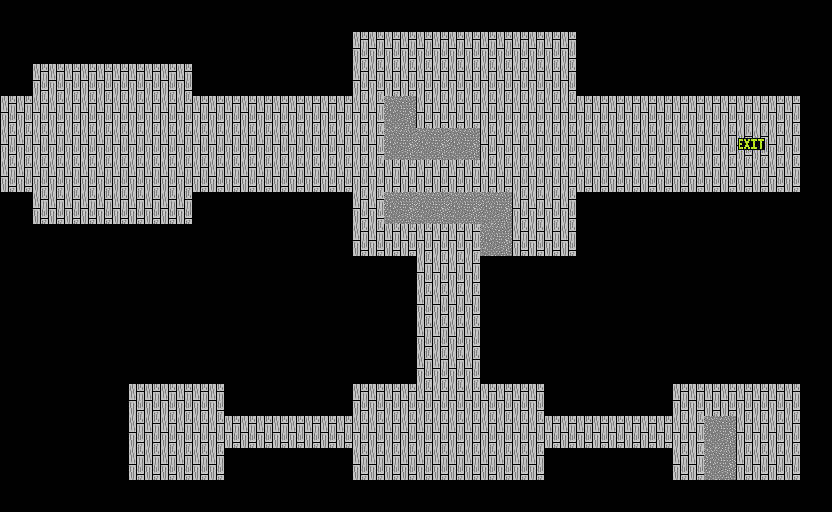

The image is a tile-based game level rendered from a .tmx file. Its description and complete source (layers, tilesets, objects, tile grids) follow:
An orthogonal 26x16 tile map with 32x32 px tiles, 2 tile layers (Floor, Static_Obsticles), 1 hidden layer not drawn and 3 objects (spwn, exit, Block).

<map version="1.10" tiledversion="1.11.0" orientation="orthogonal" renderorder="right-down" width="26" height="16" tilewidth="32" tileheight="32" infinite="0" nextlayerid="8" nextobjectid="23">
 <tileset firstgid="1" source="TileMaps/Basic_Tiles.tsx" />
 <objectgroup id="7" name="Interact" class="obj">
  <properties>
   <property name="interact" type="bool" value="true" />
  </properties>
 </objectgroup>
 <objectgroup id="4" name="Lvl_Data" class="obj">
  <object id="1" name="spwn" x="42.847" y="143.536">
   <point />
  </object>
  <object id="13" name="exit" type="exit" x="736.167" y="96.167" width="5.6667" height="95.6667">
   <properties>
    <property name="delta_index" type="int" value="0" />
   </properties>
  </object>
 </objectgroup>
 <layer id="1" name="Floor" class="ground" width="26" height="16">
  <data encoding="csv">
0,0,0,0,0,0,0,0,0,0,0,0,0,0,0,0,0,0,0,0,0,0,0,0,0,0,
0,0,0,0,0,0,0,0,0,0,0,1,1,1,1,1,1,1,0,0,0,0,0,0,0,0,
0,1,1,1,1,1,0,0,0,0,0,1,1,1,1,1,1,1,0,0,0,0,0,0,0,0,
1,1,1,1,1,1,1,1,1,1,1,1,1,1,1,1,1,1,1,1,1,1,1,1,1,0,
1,1,1,1,1,1,1,1,1,1,1,1,1,1,1,1,1,1,1,1,1,1,1,1,1,0,
1,1,1,1,1,1,1,1,1,1,1,1,1,1,1,1,1,1,1,1,1,1,1,1,1,0,
0,1,1,1,1,1,0,0,0,0,0,1,1,1,1,1,1,1,0,0,0,0,0,0,0,0,
0,0,0,0,0,0,0,0,0,0,0,1,1,1,1,1,1,1,0,0,0,0,0,0,0,0,
0,0,0,0,0,0,0,0,0,0,0,0,0,1,1,0,0,0,0,0,0,0,0,0,0,0,
0,0,0,0,0,0,0,0,0,0,0,0,0,1,1,0,0,0,0,0,0,0,0,0,0,0,
0,0,0,0,0,0,0,0,0,0,0,0,0,1,1,0,0,0,0,0,0,0,0,0,0,0,
0,0,0,0,0,0,0,0,0,0,0,0,0,1,1,0,0,0,0,0,0,0,0,0,0,0,
0,0,0,0,1,1,1,0,0,0,0,1,1,1,1,1,1,0,0,0,0,1,1,1,1,0,
0,0,0,0,1,1,1,1,1,1,1,1,1,1,1,1,1,1,1,1,1,1,1,1,1,0,
0,0,0,0,1,1,1,0,0,0,0,1,1,1,1,1,1,0,0,0,0,1,1,1,1,0,
0,0,0,0,0,0,0,0,0,0,0,0,0,0,0,0,0,0,0,0,0,0,0,0,0,0
</data>
 </layer>
 <objectgroup id="2" name="Functional" class="obj">
  <object id="21" name="Block" x="0" y="96.25" width="6.75" height="95.75">
   <properties>
    <property name="collide" type="bool" value="true" />
   </properties>
  </object>
 </objectgroup>
 <layer id="3" name="Static_Obsticles" class="collision" width="26" height="16">
  <data encoding="csv">
0,0,0,0,0,0,0,0,0,0,13,13,13,13,13,13,13,13,13,0,0,0,0,0,0,0,
13,13,13,13,13,13,13,0,0,0,13,0,0,0,0,0,0,0,13,0,0,0,0,0,0,0,
13,0,0,0,0,0,13,13,13,13,13,0,0,0,0,0,0,0,13,13,13,13,13,13,13,13,
0,0,0,0,0,0,0,0,0,0,0,0,6,0,0,0,0,0,0,0,0,0,0,0,0,13,
0,0,0,0,0,0,0,0,0,0,0,0,6,6,6,0,0,0,0,0,0,0,0,11,0,13,
0,0,0,0,0,0,0,0,0,0,0,0,0,0,0,0,0,0,0,0,0,0,0,0,0,13,
13,0,0,0,0,0,13,13,13,13,13,0,6,6,6,6,0,0,13,13,13,13,13,13,13,13,
13,13,13,13,13,13,13,0,0,0,13,0,0,0,0,6,0,0,13,0,0,0,0,0,0,0,
0,0,0,0,0,0,0,0,0,0,13,13,13,0,0,13,13,13,13,0,0,0,0,0,0,0,
0,0,0,0,0,0,0,0,0,0,0,0,13,0,0,13,0,0,0,0,0,0,0,0,0,0,
0,0,0,0,0,0,0,0,0,0,0,0,13,0,0,13,0,0,0,0,0,0,0,0,0,0,
0,0,0,13,13,13,13,13,0,0,13,13,13,0,0,13,13,13,0,0,13,13,13,13,13,13,
0,0,0,13,0,0,0,13,13,13,13,0,0,0,0,0,0,13,13,13,13,0,0,0,0,13,
0,0,0,13,0,0,0,0,0,0,0,0,0,0,0,0,0,0,0,0,0,0,6,0,0,13,
0,0,0,13,0,0,0,13,13,13,13,0,0,0,0,0,0,13,13,13,13,0,6,0,0,13,
0,0,0,13,13,13,13,13,0,0,13,13,13,13,13,13,13,13,0,0,13,13,13,13,13,13
</data>
 </layer>
 <layer id="5" name="Decor" class="decor" width="26" height="16" visible="0">
  <data encoding="csv">
0,0,0,0,0,0,0,0,0,0,0,0,0,0,0,0,0,0,0,0,0,0,0,0,0,0,
0,0,0,0,0,0,0,0,0,0,0,0,0,0,0,0,0,0,0,0,0,0,0,0,0,0,
0,0,0,0,0,0,0,0,0,0,0,0,0,0,0,0,0,0,0,0,0,0,0,0,0,0,
0,0,0,0,0,0,0,0,0,0,0,0,1610612743,0,0,0,0,0,0,0,0,0,0,0,0,0,
0,0,0,0,0,0,0,0,0,0,0,0,0,0,3221225479,0,0,0,0,0,0,0,0,0,0,0,
0,0,0,0,0,0,0,0,0,0,0,0,0,0,0,0,0,0,0,0,0,0,0,0,0,0,
0,0,0,0,0,0,0,0,0,0,0,0,0,0,7,0,0,0,0,0,0,0,0,0,0,0,
0,0,0,0,0,0,0,0,0,0,0,0,0,0,0,0,0,0,0,0,0,0,0,0,0,0,
0,0,0,0,0,0,0,0,0,0,0,0,0,0,0,0,0,0,0,0,0,0,0,0,0,0,
0,0,0,0,0,0,0,0,0,0,0,0,0,0,0,0,0,0,0,0,0,0,0,0,0,0,
0,0,0,0,0,0,0,0,0,0,0,0,0,0,0,0,0,0,0,0,0,0,0,0,0,0,
0,0,0,0,0,0,0,0,0,0,0,0,0,0,0,0,0,0,0,0,0,0,0,0,0,0,
0,0,0,0,0,0,0,0,0,0,0,0,0,0,0,0,0,0,0,0,0,0,0,0,0,0,
0,0,0,0,0,0,0,0,0,0,0,0,0,0,0,0,0,0,0,0,0,0,0,0,0,0,
0,0,0,0,0,0,0,0,0,0,0,0,0,0,0,0,0,0,0,0,0,0,0,0,0,0,
0,0,0,0,0,0,0,0,0,0,0,0,0,0,0,0,0,0,0,0,0,0,0,0,0,0
</data>
 </layer>
</map>
